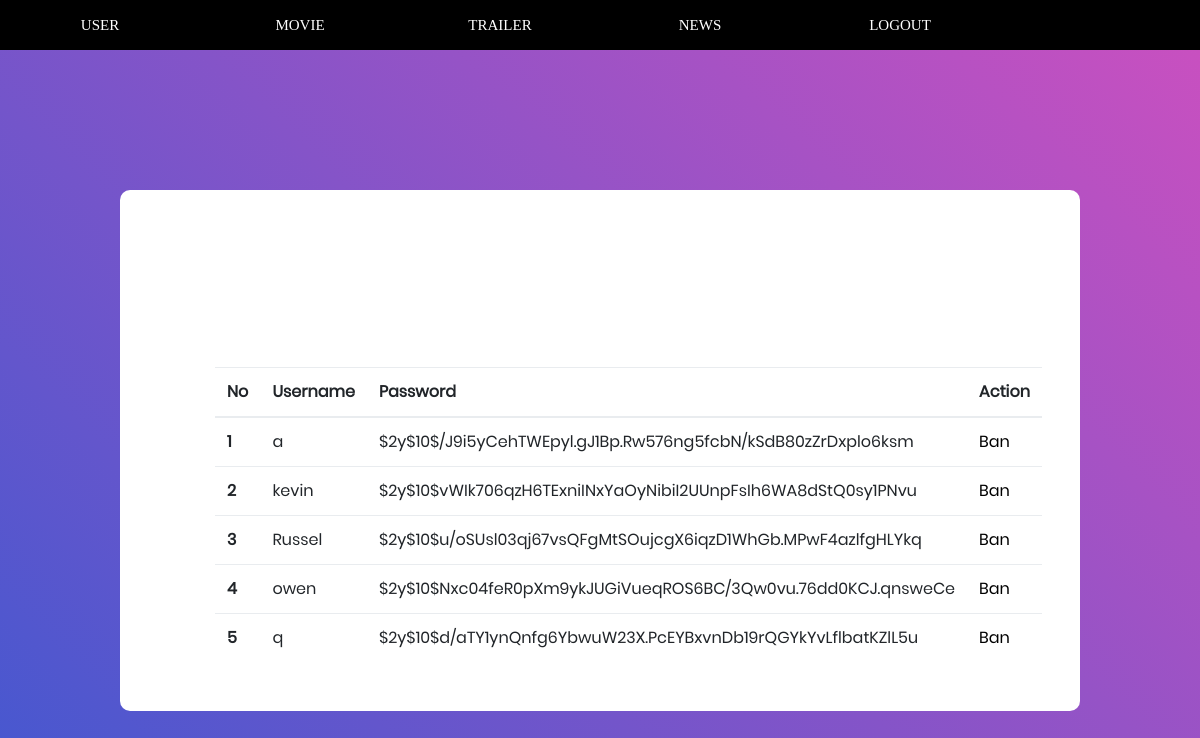
The page /adminuser.php (signed in) on the database as committed earlier.
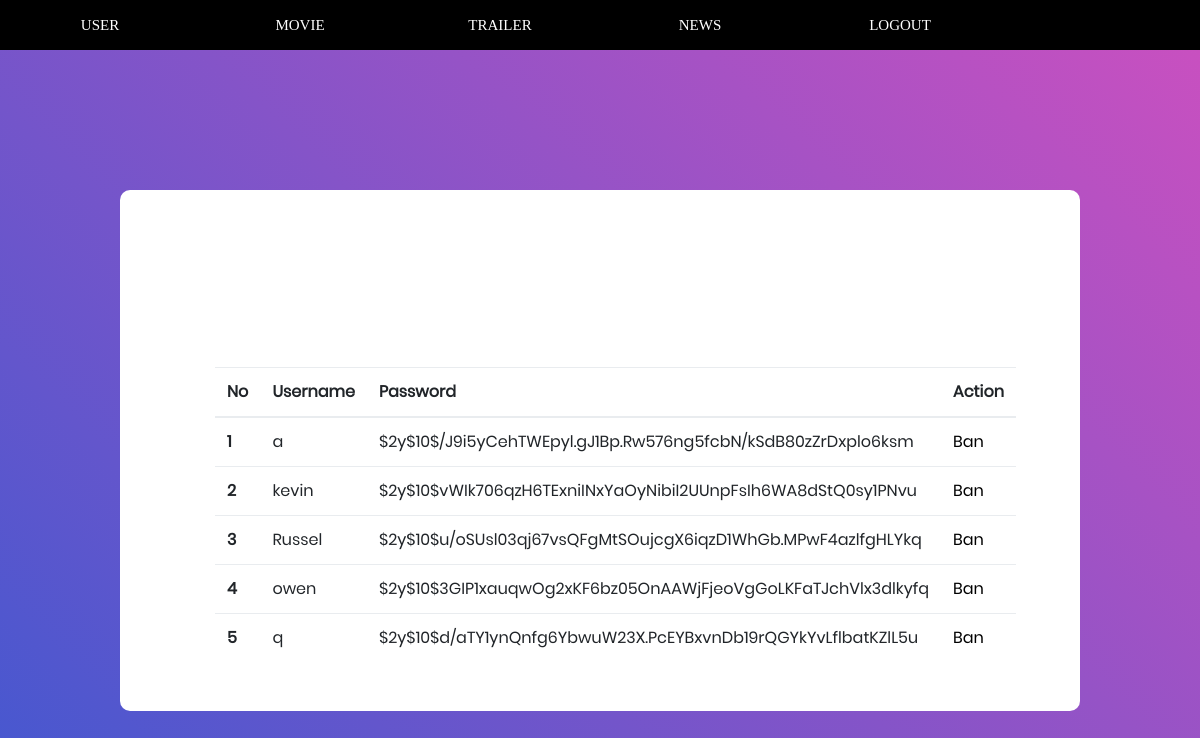
The same page on the database as committed later.
### tables this page shows
CREATE TABLE `user` (
  `username` varchar(255) NOT NULL,
  `fullname` varchar(255) NOT NULL,
  `password` varchar(255) NOT NULL,
  `email` varchar(552) NOT NULL,
  `role` int(1) NOT NULL COMMENT '1 = admin\r\n2 = user premium\r\n3 = user biasa',
  `status` int(10) NOT NULL
);

### adminuser.php (the view, shortened to what this page needs)
<?php
$db = new Connection;
$conn = $db->getConnection();
$user = $conn->query("select * from user")->fetch_all(MYSQLI_ASSOC);
?>
<!DOCTYPE html>
<html lang="en">
<head>
    <link rel="stylesheet" type="text/css" href="vendor/bootstrap/css/bootstrap.min.css">
    <link rel="stylesheet" type="text/css" href="fonts/font-awesome-4.7.0/css/font-awesome.min.css">
    <link rel="stylesheet" type="text/css" href="vendor/animate/animate.css">
    <link rel="stylesheet" type="text/css" href="vendor/css-hamburgers/hamburgers.min.css">
    <link rel="stylesheet" type="text/css" href="vendor/select2/select2.min.css">
    <link rel="stylesheet" type="text/css" href="css/util.css">
    <link rel="stylesheet" type="text/css" href="css/main.css">
</head>
<body>
    <div class="limiter">
        <form method="post">
            <div class="menuBar" style="display: flex;background-color: black;">
                <button class="login100-form-btn" name="user" style="width: 200px; background-color:black ;">
                    User
                </button>
                <button class="login100-form-btn" name="movie" style="width: 200px; background-color:black">
                    Movie
                </button>
                <button class="login100-form-btn" name="Trailer" style="width: 200px; background-color:black">
                    Trailer
                </button>
                <button class="login100-form-btn" name="News" style="width: 200px; background-color:black">
                    News
                </button>
                <button class="login100-form-btn" name="logout" style="width: 200px; background-color:black"">
                    Logout
            </button>
            </form>
        </div>
        <div class=" container-login100">
                    <div class="wrap-login100">
                        <form class="login100-form validate-form" method="POST">
                            <table class="table">
                                <thead>
                                    <tr>
                                        <th scope="col">No</th>
                                        <th scope="col">Username</th>
                                        <th scope="col">Password</th>
                                        <th scope="col">Action</th>
                                    </tr>
                                </thead>
                                <tbody>
                                    <?php
                                    $ctr = 1;
                                    $user = $conn->query("select * from user")->fetch_all(MYSQLI_ASSOC);
                                    foreach ($user as $value) {
                                        if ($value['role'] == 2 || $value['role'] == 3) {
                                    ?>
                                            <tr>
                                                <th scope="row"><?= $ctr ?></th>
                                                <td><?= $value['username'] ?></td>
                                                <td><?= $value['password'] ?></td>
                                                <td><button name='ban<?= $ctr ?>'>Ban</button></td>
                                            </tr>
                                    <?php
                                            $ctr++;
                                        }
                                    }
                                    ?>
                                </tbody>
                            </table>
                        </form>
                    </div>
            </div>
</body>
</html>

Rows that differ between the two databases and show on the page:
changed user "owen": password "$2y$10$Nxc04feR0pXm9ykJUGiVueqROS6BC/3Qw0vu.76dd0KCJ.qnsweCe" → "$2y$10$3GIP1xauqwOg2xKF6bz05OnAAWjFjeoVgGoLKFaTJchVlx3dlkyfq"
